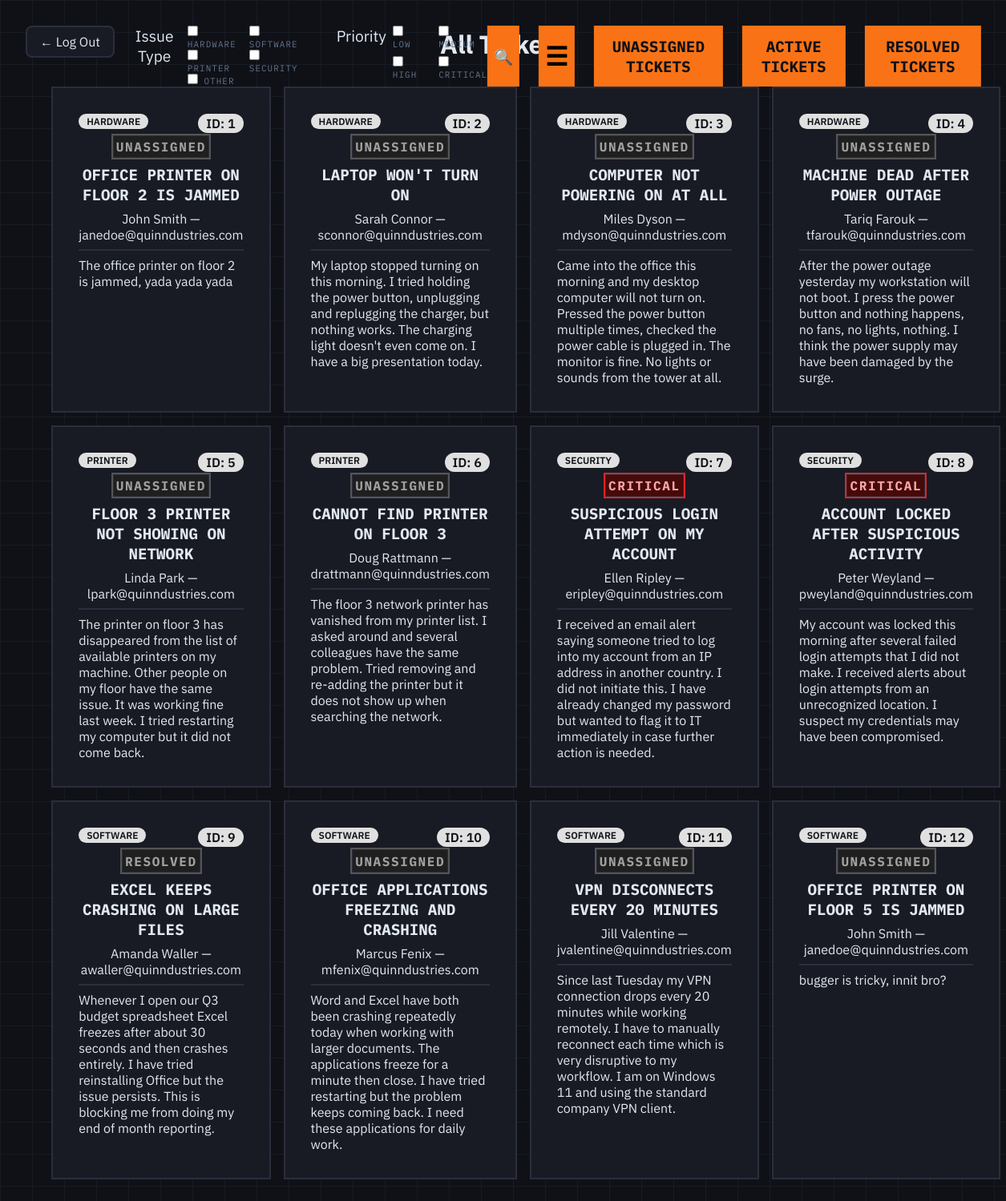
/tickets/view (signed in), run on the app's committed database.
### tables this page shows
CREATE TABLE tickets (
            id INTEGER PRIMARY KEY AUTOINCREMENT,
            ticketer_name TEXT NOT NULL,
            ticketer_email TEXT NOT NULL,
            issue_type TEXT NOT NULL,
            priority TEXT,
            summary TEXT NOT NULL,
            description TEXT NOT NULL,
            status TEXT NOT NULL,
            resolution_details TEXT,
            specialist_username_assigned TEXT,
            submission_date TEXT NOT NULL,
            assignment_date TEXT,
            resolution_date TEXT   
            );

### app.py (the view)
@app.route('/tickets/view', methods=['GET'])
def viewTickets():
    auth_error = it_only_check()
    if auth_error:
        return render_template("login.html")
    db = get_db()
    tickets = db.execute('SELECT * FROM tickets').fetchall()
    db.close()
    return render_template("tickets.html", tickets=[dict(t) for t in tickets])

### app.py (called while the page is built)
def it_only_check():
    if not session.get("is_it_department"):
        return jsonify({"error": "unauthorized"}), 403
    return None

### database.py (called while the page is built)
def get_db():
    conn = sqlite3.connect(DATABASE)
    conn.row_factory = sqlite3.Row
    return conn

### templates/tickets.html (shortened to what this page needs)
<!DOCTYPE html>
<html lang="en">
<head>
  <link href="/static/ticketstyles.css" rel="stylesheet">
</head>
<body>
  <h1 id="page-title">All Tickets</h1>
  <a class="return-arrow" onclick="logout()">← Log Out</a>
  <nav id="ticket-list-navbar">
    <div id="navbar-left">
      <div id="issue-type-filter" class="filter-category">
        <p class="filter-label">Issue Type</p>
        <div class="filter-group">
          <label><input type="checkbox" value="hardware" onchange="applyFilters()"> Hardware</label>
          <label><input type="checkbox" value="software" onchange="applyFilters()"> Software</label>
          <label><input type="checkbox" value="printer" onchange="applyFilters()"> Printer</label>
          <label><input type="checkbox" value="security" onchange="applyFilters()"> Security</label>
          <label><input type="checkbox" value="other" onchange="applyFilters()"> Other</label>
        </div>
      </div>
      <div id ="priority-filter" class="filter-category">
        <p class="filter-label">Priority</p>
        <div class="filter-group">
          <label><input type="checkbox" value="low" onchange="applyFilters()"> Low</label>
          <label><input type="checkbox" value="medium" onchange="applyFilters()"> Medium</label>
          <label><input type="checkbox" value="high" onchange="applyFilters()"> High</label>
          <label><input type="checkbox" value="critical" onchange="applyFilters()"> Critical</label>
        </div>
      </div>
    </div>
    <div id="navbar-right">
      <button id="search-btn" class="toggle btn" onclick="toggleSearch()" ><span id="search-icon">🔍</span></button>
      <button id="toggle-display-btn" class="toggle btn" onclick="toggleLayout()" ><span id="toggle-icon">☰</span></button>
      <div id="status-btn-container">
        <button id="unassigned-btn" class="btn" onclick="showTab('unassigned')">Unassigned Tickets</button>
        <button id="active-btn" class="btn" onclick="showTab('active')" >Active Tickets</button>
        <button id="resolved-btn" class="btn" onclick="showTab('resolved')">Resolved Tickets</button>
      </div>
    </div>
  </nav>
  {% if tickets %}
  <section id="ticket-list" class="ticket-list grid-view">
      {% for ticket in tickets%}
        <a href="/tickets/view/{{ticket.id}}">
          <div class="ticket-card">
            <p class="id-badge">ID: {{ ticket.id }}</p>
            <div class="ticket-header">
              <p class="badge">{{ ticket.issue_type }}</p>
              {% if ticket.status == 'active' %}
                <div class="priority priority-{{ ticket.priority }}">{{ ticket.priority }}</div>
              {% else %}
              <div class="priority priority-inactive">{{ ticket.status }}</div>
              {% endif %}
            </div>
            <h3>{{ ticket.summary }}</h3>
            <p class="ticket-meta">{{ ticket.ticketer_name }} — {{ ticket.ticketer_email }}</p>
            <p class="ticket-description">{{ ticket.description | truncate(240) }}</p>
          </div>
        </a>
      {% endfor %}
  </section>
  {% else %}
      <p id="no-tickets">No tickets yet.</p>
    {% endif %}
</body>
</html>

### static/ticketstyles.css (style rules this page uses)
*, *::before, *::after { box-sizing: border-box; margin: 0; padding: 0; }
html { scroll-behavior: smooth; }
:root { --bg: #0f1117; --surface: #181b24; --border: #2a2e3d; --accent: #f97316; --accent2: #3b82f6; --text: #e2e8f0; --muted: #64748b; --mono: 'IBM Plex Mono', monospace; --sans: 'IBM Plex Sans', sans-serif; }
body { background: var(--bg); color: var(--text); font-family: var(--sans); min-height: 100vh; overflow-x: hidden; padding: 0.1rem; }
body::before { content: ''; position: fixed; inset: 0; background-image: linear-gradient(var(--border) 1px, transparent 1px), linear-gradient(90deg, var(--border) 1px, transparent 1px); background-size: 40px 40px; opacity: 0.35; pointer-events: none; z-index: -1; }
h1 { padding-bottom: 2rem; text-align: center; margin-top: 2rem; }
#ticket-list-navbar { display: flex; flex-flow: row nowrap; justify-content: space-between; position: absolute; top: 0; left: 50%; transform: translateX(-50%); width: 95%; }
#navbar-left { display: flex; flex-flow: row nowrap; justify-content: flex-end; gap: 3rem; margin-top: 2rem; margin-left: 8rem; }
.filter-category { display: flex; flex-flow: row nowrap; gap: 0.5rem; }
.filter-group { display: grid; grid-template-columns: 1fr 1fr; column-gap: 1rem; }
.filter-label { text-align: center; display: inline-block; vertical-align: middle; font-size: 1.2rem; }
#navbar-right { display: flex; flex-flow: row nowrap; justify-content: flex-end; gap: 1.5rem; margin-top: 2rem; }
.ticket-list { padding-bottom: 5rem; }
.ticket-list.grid-view { margin: 0rem auto; width: 90%; display: grid; grid-template-columns: 1fr 1fr 1fr 1fr; gap: 1rem; justify-items: center; }
a { width: 100%; text-decoration: none; color: var(--text); }
.ticket-list.grid-view .ticket-card, .ticket-card-expanded { position: relative; border: 2px solid var(--border); background-color: var(--surface); padding: 2rem; width: 100%; height: 100%; min-width: 0; }
.ticket-list.grid-view .id-badge, .ticket-card-expanded .id-badge { position: absolute; right: 2rem; top: 2rem; width: fit-content; padding: 2px 10px; border-radius: 999px; font-size: 1rem; font-weight: 600; text-transform: uppercase; background: #e0e0e0; color: var(--bg); z-index: 1; }
.ticket-list.grid-view .badge, .ticket-card-expanded .badge { width: fit-content; padding: 2px 10px; border-radius: 999px; font-size: 0.75rem; font-weight: 600; text-transform: uppercase; background: #e0e0e0; color: var(--bg) }
.ticket-list.grid-view h3, .ticket-card-expanded h3 { margin: 0.5rem 0; font-family: var(--mono); font-size: 1.2rem; text-align: center; text-transform: uppercase; font-weight: bold; }
.ticket-list.grid-view .ticket-meta, .ticket-card-expanded .ticket-meta { border-bottom: 2px solid var(--border); padding-bottom: 0.5rem; margin: 0.5rem 0; text-align: center; }
.ticket-list.grid-view .priority, .ticket-card-expanded .priority { padding: 0.2rem; border: 1px solid var(--border); width: fit-content; margin: 0.5rem auto; text-align: center; font-family: var(--mono); font-weight: bold; text-transform: uppercase; letter-spacing: 0.1rem; }
.priority-critical { background: #450a0a; color: #fca5a5; outline: 2px solid #dc2626; }
.priority-inactive { background: #1f1f1f; color: #a0a0a0; outline: 2px solid #555; }
.ticket-list.grid-view .ticket-description { width: 100%; overflow-wrap: anywhere; word-break: break-word; }
#toggle-icon { font-size: 2rem; color: black; }
.return-arrow { position: absolute; top: 1rem; left: 1rem; display: inline-block; width: fit-content; height: fit-content; padding: 0.5rem 1rem; margin: 1rem; border: 2px solid var(--border); background: var(--surface); color: var(--text); text-decoration: none; border-radius: 8px; z-index: 99; }
.btn { font-size: 1.2rem; font-weight: bold; font-family: var(--mono); text-transform: uppercase; color: var(--bg); background-color: var(--accent); border: none; text-decoration: none; text-align: center; padding: 0.5rem; max-width: 700px; }
.btn.toggle { width: 3rem; }
#unassigned-btn, #active-btn, #resolved-btn { height: 100%; }
#status-btn-container { display: flex; gap: 1.5rem; }
label { font-family: var(--mono); font-size: 0.68rem; letter-spacing: 0.1em; text-transform: uppercase; color: var(--muted); }
.priority { width: 100%; }

### data on the page
tickets: id "1", issue_type "HARDWARE", status "UNASSIGNED", summary "OFFICE PRINTER ON FLOOR 2 IS JAMMED", ticketer_name "John Smith", ticketer_email "janedoe@quinndustries.com", description "The office printer on floor 2 is jammed, yada yada yada"
tickets: id "2", issue_type "HARDWARE", status "UNASSIGNED", summary "LAPTOP WON'T TURN ON", ticketer_name "Sarah Connor", ticketer_email "sconnor@quinndustries.com", description "My laptop stopped turning on this morning. I tried holding the power button, unplugging and replugging the charger, but nothing works. The charging light doesn't even come on. I have a big presentation today."
tickets: id "3", issue_type "HARDWARE", status "UNASSIGNED", summary "COMPUTER NOT POWERING ON AT ALL", ticketer_name "Miles Dyson", ticketer_email "mdyson@quinndustries.com", description "Came into the office this morning and my desktop computer will not turn on. Pressed the power button multiple times, checked the power cable is plugged in. The monitor is fine. No lights or sounds from the tower at all."
tickets: id "4", issue_type "HARDWARE", status "UNASSIGNED", summary "MACHINE DEAD AFTER POWER OUTAGE", ticketer_name "Tariq Farouk", ticketer_email "tfarouk@quinndustries.com", description "After the power outage yesterday my workstation will not boot. I press the power button and nothing happens, no fans, no lights, nothing. I think the power supply may have been damaged by the surge."
tickets: id "5", issue_type "PRINTER", status "UNASSIGNED", summary "FLOOR 3 PRINTER NOT SHOWING ON NETWORK", ticketer_name "Linda Park", ticketer_email "lpark@quinndustries.com", description "The printer on floor 3 has disappeared from the list of available printers on my machine. Other people on my floor have the same issue. It was working fine last week. I tried restarting my computer but it did not come back."
tickets: id "6", issue_type "PRINTER", status "UNASSIGNED", summary "CANNOT FIND PRINTER ON FLOOR 3", ticketer_name "Doug Rattmann", ticketer_email "drattmann@quinndustries.com", description "The floor 3 network printer has vanished from my printer list. I asked around and several colleagues have the same problem. Tried removing and re-adding the printer but it does not show up when searching the network."
tickets: id "7", issue_type "SECURITY", priority "CRITICAL", summary "SUSPICIOUS LOGIN ATTEMPT ON MY ACCOUNT", ticketer_name "Ellen Ripley", ticketer_email "eripley@quinndustries.com", description "I received an email alert saying someone tried to log into my account from an IP address in another country. I did not initiate this. I have already changed my password but wanted to flag it to IT immediately in case further action is needed."
tickets: id "8", issue_type "SECURITY", priority "CRITICAL", summary "ACCOUNT LOCKED AFTER SUSPICIOUS ACTIVITY", ticketer_name "Peter Weyland", ticketer_email "pweyland@quinndustries.com", description "My account was locked this morning after several failed login attempts that I did not make. I received alerts about login attempts from an unrecognized location. I suspect my credentials may have been compromised."
tickets: id "9", issue_type "SOFTWARE", status "RESOLVED", summary "EXCEL KEEPS CRASHING ON LARGE FILES", ticketer_name "Amanda Waller", ticketer_email "awaller@quinndustries.com", description "Whenever I open our Q3 budget spreadsheet Excel freezes after about 30 seconds and then crashes entirely. I have tried reinstalling Office but the issue persists. This is blocking me from doing my end of month reporting."
tickets: id "10", issue_type "SOFTWARE", status "UNASSIGNED", summary "OFFICE APPLICATIONS FREEZING AND CRASHING", ticketer_name "Marcus Fenix", ticketer_email "mfenix@quinndustries.com", description "Word and Excel have both been crashing repeatedly today when working with larger documents. The applications freeze for a minute then close. I have tried restarting but the problem keeps coming back. I need these applications for daily work."
tickets: id "11", issue_type "SOFTWARE", status "UNASSIGNED", summary "VPN DISCONNECTS EVERY 20 MINUTES", ticketer_name "Jill Valentine", ticketer_email "jvalentine@quinndustries.com", description "Since last Tuesday my VPN connection drops every 20 minutes while working remotely. I have to manually reconnect each time which is very disruptive to my workflow. I am on Windows 11 and using the standard company VPN client."
tickets: id "12", issue_type "SOFTWARE", status "UNASSIGNED", summary "OFFICE PRINTER ON FLOOR 5 IS JAMMED", ticketer_name "John Smith", ticketer_email "janedoe@quinndustries.com", description "bugger is tricky, innit bro?"
